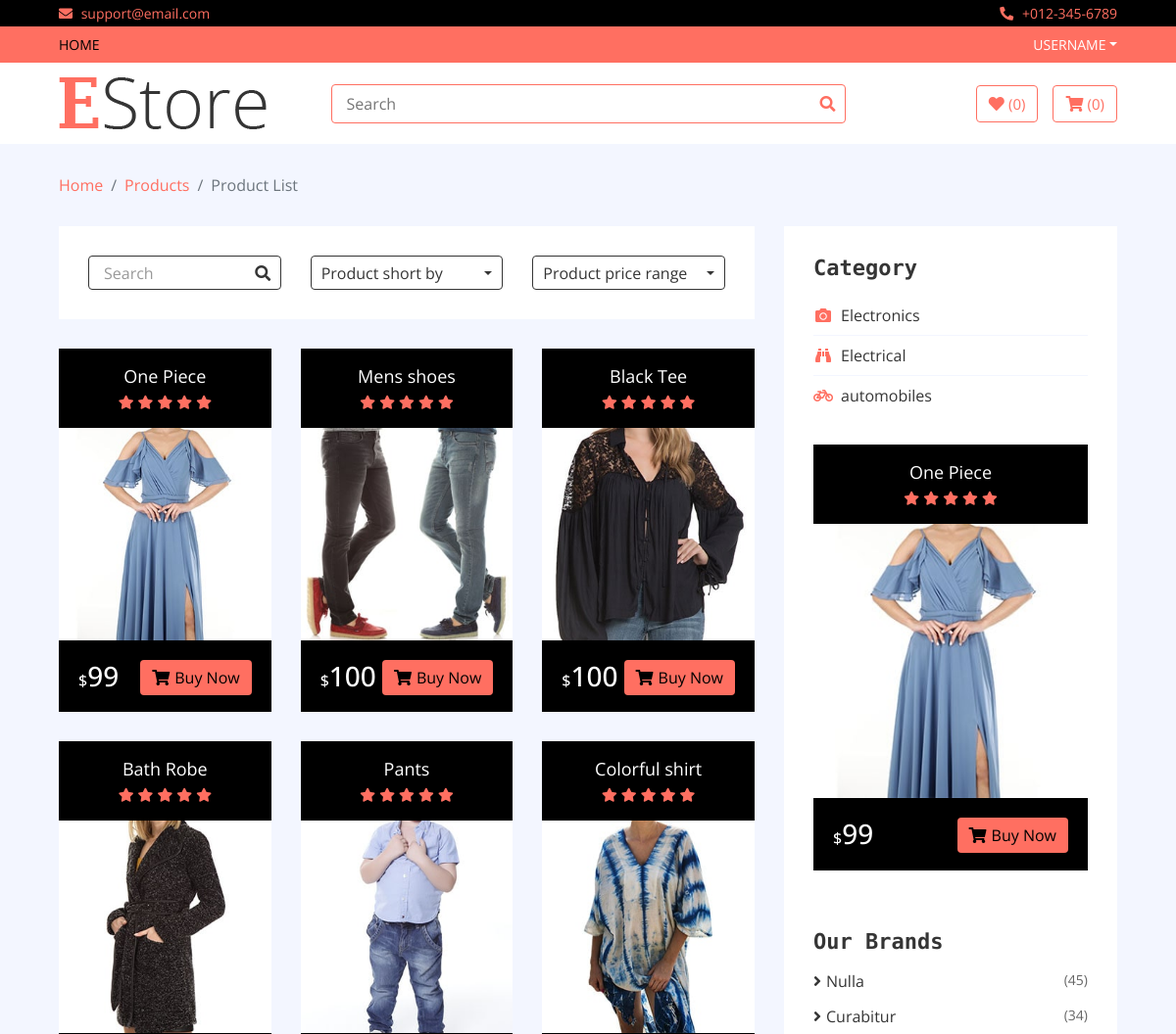
Page /brand/samsung (upper part) on the earlier database version.
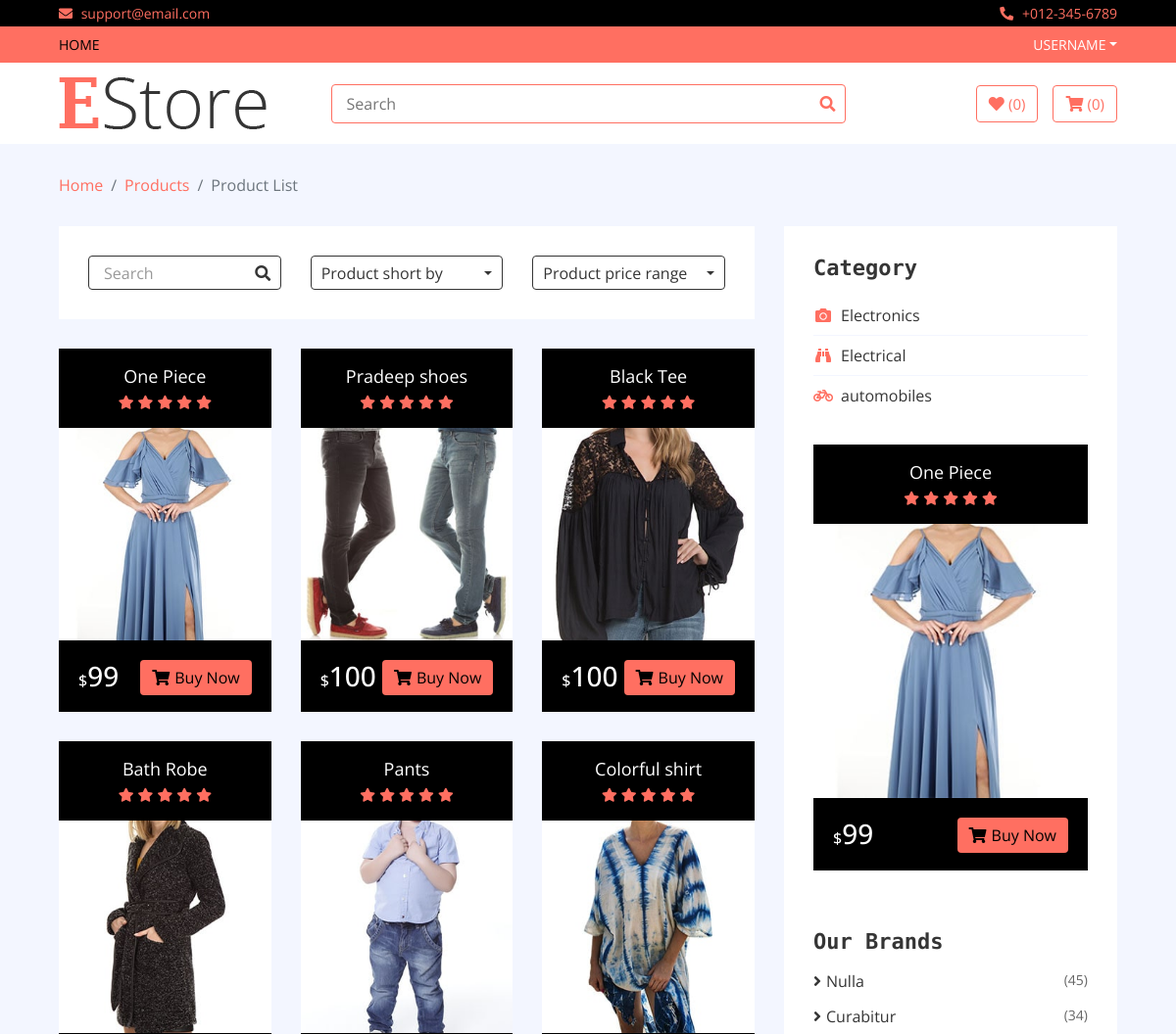
Same page on the later database version.
### home/models.py (models this page shows, shortened)
class Product(models.Model):
    name = models.CharField(max_length=300)
    price = models.IntegerField()
    discounted_price = models.IntegerField(default=0)
    category = models.ForeignKey(Category, on_delete=models.CASCADE)
    brand = models.ForeignKey(Brand, on_delete=models.CASCADE)
    image = models.ImageField(upload_to='media')
    desription = models.TextField(blank=True)
    specification = models.TextField(blank=True)
    stock = models.CharField(choices=STOCK, max_length=50)
    labels = models.CharField(choices=LABELS, max_length=50, blank=True)
    slug = models.CharField(max_length=500, default="")

### home/views.py (the view)
# urls.py: path('brand/<slug>', BrandView.as_view(), name='brand'),
class BrandView(Base):
    def get(self, request, slug):
        brand_id = Brand.objects.get(slug=slug).id
        self.views['brand_products'] = Product.objects.filter(brand_id=brand_id)
        self.views['categories'] = Category.objects.all()
        self.views['brands'] = Brand.objects.all()
        self.views['sales'] = Product.objects.filter(labels='sale')
        self.views['count_cart'] = Cart.objects.filter(username=request.user.username, checkout=False).count()
        return render(request, 'brand.html', self.views)

### templates/brand.html (shortened to what the changed rows need)
{% extends 'base.html' %}
{% load static %}
{% block content %}
        <div class="product-view">
            <div class="container-fluid">
                <div class="row">
                    <div class="col-lg-8">
                        <div class="row">
                            {% for brand in brand_products %}
                            <div class="col-md-4">
                                <div class="product-item">
                                    <div class="product-title">
                                        <a href="#">{{brand.name}}</a>
                                        <div class="ratting">
                                            <i class="fa fa-star"></i>
                                            <i class="fa fa-star"></i>
                                            <i class="fa fa-star"></i>
                                            <i class="fa fa-star"></i>
                                            <i class="fa fa-star"></i>
                                        </div>
                                    </div>
                                    <div class="product-image">
                                        <a href="product-detail.html">
                                            <img src="{{brand.image.url}}" alt="Product Image">
                                        </a>
                                    </div>
                                    <div class="product-price">
                                        {% if brand.discounted_price > 0 %}
                                        <h3><span>$</span>{{brand.discounted_price}}</h3>
                                        {% else %}
                                        <h3><span>$</span>{{brand.price}}</h3>
                                        {% endif %}
                                        <a class="btn" href=""><i class="fa fa-shopping-cart"></i>Buy Now</a>
                                    </div>
                                </div>
                            </div>
                            {% endfor %}
                        </div>
                    </div>
                    <div class="col-lg-4 sidebar">
                        <div class="sidebar-widget category">
                            <h2 class="title">Category</h2>
                        </div>
                        <div class="sidebar-widget brands">
                            <h2 class="title">Our Brands</h2>
                        </div>
                    </div>
                </div>
            </div>
        </div>
        {% endblock %}

Differences in the rows shown:
changed Product: name "Mens shoes" → "Pradeep shoes"
